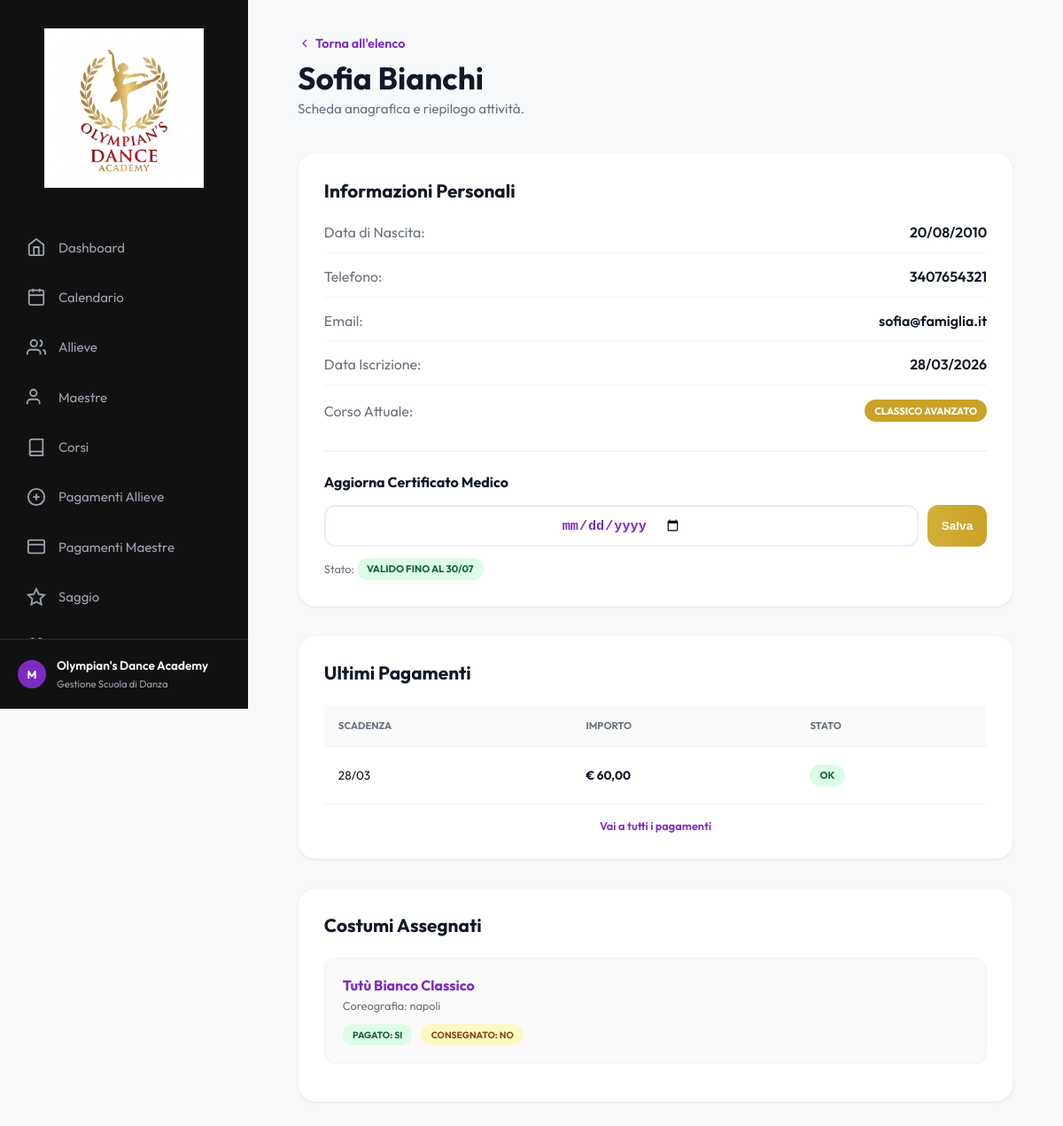
Screenshot of /allieva/2/ with the database file from the repository.
### academy/models.py (models this page shows, shortened)
class Allieva(models.Model):
    nome = models.CharField(max_length=100)
    cognome = models.CharField(max_length=100)
    data_nascita = models.DateField(blank=True, null=True)
    telefono = models.CharField(max_length=20, blank=True, null=True)
    email = models.EmailField(blank=True, null=True)
    data_iscrizione = models.DateField(blank=True, null=True)
    id_corso = models.ForeignKey(Corso, on_delete=models.PROTECT, related_name='allieve', db_column='id_corso')
    certificato_medico = models.DateField(blank=True, null=True, help_text="Data di scadenza del certificato medico")
    class Meta:
        db_table = 'Allieve'
        ordering = ['cognome', 'nome']
        verbose_name_plural = "Allieve"
    @property
    def nome_corso(self):
        return self.id_corso.nome if self.id_corso else ""

class Corso(models.Model):
    LIVELLI = [
        ('Base', 'Base'),
        ('Intermedio', 'Intermedio'),
        ('Avanzato', 'Avanzato'),
        ('Tutti', 'Tutti'),
    ]
    nome = models.CharField(max_length=150)
    livello = models.CharField(max_length=50, choices=LIVELLI, blank=True, null=True)
    fascia_eta = models.CharField(max_length=100, blank=True, null=True)
    id_maestra = models.ForeignKey(Maestra, on_delete=models.PROTECT, related_name='corsi', db_column='id_maestra')
    class Meta:
        db_table = 'Corsi'
        ordering = ['nome']

class PagamentoAllieva(models.Model):
    STATI = [
        ('Da pagare', 'Da pagare'),
        ('Pagato', 'Pagato'),
        ('In ritardo', 'In ritardo'),
    ]
    id_allieva = models.ForeignKey(Allieva, on_delete=models.CASCADE, related_name='pagamenti', db_column='id_allieva')
    importo = models.DecimalField(max_digits=8, decimal_places=2)
    data_scadenza = models.DateField()
    data_pagamento = models.DateField(blank=True, null=True)
    stato = models.CharField(max_length=50, choices=STATI, default='Da pagare')
    descrizione = models.CharField(max_length=200, blank=True, null=True)
    class Meta:
        db_table = 'Pagamenti_Allieve'
        ordering = ['-data_scadenza']

class AssegnazioneCostume(models.Model):
    id_allieva = models.ForeignKey(Allieva, on_delete=models.CASCADE, related_name='costumi_assegnati', db_column='id_allieva')
    id_costume = models.ForeignKey(Costume, on_delete=models.CASCADE, related_name='assegnazioni', db_column='id_costume')
    id_coreografia = models.ForeignKey(Coreografia, on_delete=models.CASCADE, related_name='assegnazioni_costumi', db_column='id_coreografia')
    pagato = models.BooleanField(default=False)
    consegnato = models.BooleanField(default=False)
    class Meta:
        db_table = 'Assegnazione_Costumi'
        verbose_name_plural = "Assegnazioni Costumi"
    @property
    def nome_costume(self):
        return self.id_costume.nome if self.id_costume else ""
    @property
    def nome_coreografia(self):
        return self.id_coreografia.nome if self.id_coreografia else ""

class Costume(models.Model):
    STATI_ORDINE = [
        ('In magazzino', 'In magazzino'),
        ('Ordinato', 'Ordinato'),
        ('Consegnato', 'Consegnato'),
        ('In uso', 'In uso'),
    ]
    nome = models.CharField(max_length=200)
    descrizione = models.TextField(blank=True, null=True)
    taglia = models.CharField(max_length=10, blank=True, null=True)
    prezzo = models.DecimalField(max_digits=8, decimal_places=2, blank=True, null=True)
    fornitore = models.CharField(max_length=150, blank=True, null=True)
    stato_ordine = models.CharField(max_length=50, choices=STATI_ORDINE, default='In magazzino')
    class Meta:
        db_table = 'Costumi'
        ordering = ['nome']

class Coreografia(models.Model):
    nome = models.CharField(max_length=200)
    id_saggio = models.ForeignKey(Saggio, on_delete=models.CASCADE, related_name='coreografie', db_column='id_saggio')
    id_corso = models.ForeignKey(Corso, on_delete=models.PROTECT, related_name='coreografie', db_column='id_corso')
    id_maestra = models.ForeignKey(Maestra, on_delete=models.PROTECT, related_name='coreografie', db_column='id_maestra')
    atto = models.IntegerField(default=1)
    ordine_uscita = models.IntegerField(blank=True, null=True)
    musica = models.CharField(max_length=200, blank=True, null=True)
    durata = models.IntegerField(blank=True, null=True, help_text="Durata in secondi")
    class Meta:
        db_table = 'Coreografie'
        ordering = ['id_saggio', 'atto', 'ordine_uscita']
        verbose_name_plural = "Coreografie"

### academy/views.py (the view)
# urls.py: path("allieva/<int:id_allieva>/", views.allieva_dettaglio, name="allieva_dettaglio"),
def allieva_dettaglio(request, id_allieva):
    allieva = get_object_or_404(
        Allieva.objects.select_related("id_corso"), pk=id_allieva
    )
    dati = {
        "info": allieva,
        "pagamenti": allieva.pagamenti.all(),
        "costumi": AssegnazioneCostume.objects.select_related(
            "id_costume", "id_coreografia"
        ).filter(id_allieva=allieva),
    }
    return render(request, "allieva_dettaglio.html", {"dati": dati})

### academy/context_processors.py (called while the page is built)
def today(request):
    return {"date_today": date.today().isoformat()}

### academy/templatetags/academy_filters.py (called while the page is built)
@register.filter
def date_dmy(value):
    if not value:
        return ""
    text = str(value)
    if len(text) >= 10:
        return f"{text[8:10]}/{text[5:7]}/{text[0:4]}"
    return text

@register.filter
def date_dm(value):
    if not value:
        return ""
    text = str(value)
    if len(text) >= 10:
        return f"{text[8:10]}/{text[5:7]}"
    return text

@register.filter
def si_no(value):
    return "SI" if value else "NO"

### templates/allieva_dettaglio.html (shortened to what this page needs)
{% extends 'base.html' %}
{% load academy_filters %}
{% block content %}
<div class="animate-in">
    <header class="header-container">
        <div class="header-title">
            <a href="{% url 'allieve' %}" style="text-decoration: none; color: var(--secondary-color); font-weight: 600; display: flex; align-items: center; gap: 4px; margin-bottom: 0.5rem; font-size: 0.9rem;">
                <svg width="16" height="16" viewBox="0 0 24 24" fill="none" stroke="currentColor" stroke-width="2"><polyline points="15 18 9 12 15 6"/></svg>
                Torna all'elenco
            </a>
            <h1>{{ dati.info.nome }} {{ dati.info.cognome }}</h1>
            <p>Scheda anagrafica e riepilogo attività.</p>
        </div>
    </header>
    <div class="dashboard-grid">
        <div class="content-box">
            <div class="box-header">
                <h2>Informazioni Personali</h2>
            </div>
            <div style="display: flex; flex-direction: column; gap: 1rem;">
                <div style="display: flex; justify-content: space-between; padding-bottom: 0.8rem; border-bottom: 1px solid var(--border-color);">
                    <span style="color: var(--text-muted);">Data di Nascita:</span>
                    <span style="font-weight: 600;">{{ dati.info.data_nascita|date_dmy }}</span>
                </div>
                <div style="display: flex; justify-content: space-between; padding-bottom: 0.8rem; border-bottom: 1px solid var(--border-color);">
                    <span style="color: var(--text-muted);">Telefono:</span>
                    <span style="font-weight: 600;">{{ dati.info.telefono }}</span>
                </div>
                <div style="display: flex; justify-content: space-between; padding-bottom: 0.8rem; border-bottom: 1px solid var(--border-color);">
                    <span style="color: var(--text-muted);">Email:</span>
                    <span style="font-weight: 600;">{{ dati.info.email }}</span>
                </div>
                <div style="display: flex; justify-content: space-between; padding-bottom: 0.8rem; border-bottom: 1px solid var(--border-color);">
                    <span style="color: var(--text-muted);">Data Iscrizione:</span>
                    <span style="font-weight: 600;">{{ dati.info.data_iscrizione|date_dmy }}</span>
                </div>
                <div style="display: flex; justify-content: space-between; align-items: center;">
                    <span style="color: var(--text-muted);">Corso Attuale:</span>
                    <span class="badge" style="background: var(--primary-color); color: white;">{{ dati.info.nome_corso }}</span>
                </div>
            </div>
            <div style="margin-top: 2rem; padding-top: 1.5rem; border-top: 2px solid var(--border-color);">
                <h3 style="font-size: 1rem; margin-bottom: 1rem;">Aggiorna Certificato Medico</h3>
                <form action="{% url 'aggiorna_certificato' dati.info.id %}" method="POST" style="display: flex; gap: 10px;">
                    <input type="date" name="data_scadenza" value="{{ dati.info.certificato_medico }}" class="btn btn-outline-purple" style="flex: 1; text-align: left; padding: 0.7rem;">
                    <button type="submit" class="btn btn-gold btn-sm">Salva</button>
                </form>
                <p style="font-size: 0.8rem; color: var(--text-muted); margin-top: 0.8rem;">
                    Stato:
                    {% if dati.info.certificato_medico %}
                        {% if dati.info.certificato_medico < date_today %}
                            <span class="badge badge-overdue">Scaduto il {{ dati.info.certificato_medico|date_dm }}</span>
                        {% else %}
                            <span class="badge badge-paid">Valido fino al {{ dati.info.certificato_medico|date_dm }}</span>
                        {% endif %}
                    {% else %}
                        <span class="badge badge-overdue">Non inserito</span>
                    {% endif %}
                </p>
            </div>
        </div>
        <div style="display: flex; flex-direction: column; gap: 2rem;">
            <div class="content-box">
                <div class="box-header">
                    <h2>Ultimi Pagamenti</h2>
                </div>
                <div class="table-container">
                    <table class="data-table">
                        <thead>
                            <tr>
                                <th>Scadenza</th>
                                <th>Importo</th>
                                <th>Stato</th>
                            </tr>
                        </thead>
                        <tbody>
                            {% for p in dati.pagamenti %}
                            <tr>
                                <td>{{ p.data_scadenza|date_dm }}</td>
                                <td style="font-weight: 700;">€ {{ p.importo|floatformat:2 }}</td>
                                <td>
                                    {% if p.stato == 'Pagato' %}
                                        <span class="badge badge-paid">OK</span>
                                    {% else %}
                                        <span class="badge badge-overdue">NO</span>
                                    {% endif %}
                                </td>
                            </tr>
                            {% endfor %}
                        </tbody>
                    </table>
                </div>
                <a href="{% url 'pagamenti_allieve' %}" class="view-all-link" style="margin-top: 1rem; justify-content: center;">Vai a tutti i pagamenti</a>
            </div>
            <div class="content-box">
                <div class="box-header">
                    <h2>Costumi Assegnati</h2>
                </div>
                {% if dati.costumi %}
                    {% for c in dati.costumi %}
                    <div style="background: #fafafa; padding: 1.25rem; border-radius: var(--radius-md); margin-bottom: 0.8rem; border: 1px solid var(--border-color);">
                        <div style="font-weight: 700; color: var(--secondary-color); margin-bottom: 0.3rem;">{{ c.nome_costume }}</div>
                        <div style="font-size: 0.8rem; color: var(--text-muted); margin-bottom: 0.8rem;">Coreografia: {{ c.nome_coreografia }}</div>
                        <div style="display: flex; gap: 10px;">
                            <span class="badge {% if c.pagato %}badge-paid{% else %}badge-overdue{% endif %}" style="font-size: 0.65rem;">Pagato: {{ c.pagato|si_no }}</span>
                            <span class="badge {% if c.consegnato %}badge-paid{% else %}badge-pending{% endif %}" style="font-size: 0.65rem;">Consegnato: {{ c.consegnato|si_no }}</span>
                        </div>
                    </div>
                    {% endfor %}
                {% else %}
                    <p style="font-size: 0.9rem; color: var(--text-muted); text-align: center; padding: 1rem;">Nessun costume assegnato.</p>
                {% endif %}
            </div>
        </div>
    </div>
</div>
{% endblock %}

### static/css/style.css (style rules this page uses)
:root { --primary-color: #C9A227; --primary-hover: #B08D1E; --secondary-color: #7B2CBF; --secondary-hover: #62229B; --accent-red: #FF3131; --sidebar-bg: #111111; --sidebar-text: #9ca3af; --sidebar-text-active: #ffffff; --bg-color: #F8F9FA; --text-main: #111827; --text-muted: #6B7280; --card-bg: #ffffff; --border-color: #F1F5F9; --sidebar-width: 280px; --radius-lg: 20px; --radius-md: 12px; --shadow: 0 1px 3px 0 rgba(0, 0, 0, 0.05), 0 1px 2px 0 rgba(0, 0, 0, 0.03); --transition: all 0.3s cubic-bezier(0.4, 0, 0.2, 1); }
* { margin: 0; padding: 0; box-sizing: border-box; }
body { font-family: 'Outfit', sans-serif; background-color: var(--bg-color); color: var(--text-main); display: flex; min-height: 100vh; }
.header-container { display: flex; justify-content: space-between; align-items: flex-start; margin-bottom: 2.5rem; }
.header-title h1 { font-size: 2.2rem; font-weight: 700; margin-bottom: 0.2rem; }
.header-title p { color: var(--text-muted); font-size: 0.95rem; }
.dashboard-grid { display: grid; grid-template-columns: 1.8fr 1fr; gap: 2rem; }
.content-box { background: white; border-radius: var(--radius-lg); padding: 1.8rem; box-shadow: var(--shadow); border: 1px solid var(--border-color); }
.box-header { display: flex; justify-content: space-between; align-items: center; margin-bottom: 1.5rem; }
.box-header h2 { font-size: 1.3rem; font-weight: 700; }
.view-all-link { color: var(--secondary-color); text-decoration: none; font-weight: 600; font-size: 0.8rem; display: flex; align-items: center; gap: 5px; }
.data-table { width: 100%; border-collapse: collapse; }
.data-table th { text-align: left; padding: 1rem; font-size: 0.7rem; text-transform: uppercase; color: var(--text-muted); border-bottom: 1px solid var(--border-color); background: #fafafa; }
.data-table td { padding: 1.2rem 1rem; font-size: 0.85rem; border-bottom: 1px solid var(--border-color); }
.badge { padding: 0.35rem 0.7rem; border-radius: 20px; font-size: 0.7rem; font-weight: 700; text-transform: uppercase; display: inline-flex; align-items: center; gap: 5px; }
.badge-paid { background: #DCFCE7; color: #166534; }
.badge-pending { background: #FEF9C3; color: #854D0E; }
.btn, .action-btn { padding: 1rem 1.5rem; border-radius: var(--radius-md); font-weight: 700; display: inline-flex; align-items: center; justify-content: center; gap: 12px; text-decoration: none; font-size: 0.95rem; border: none; cursor: pointer; transition: var(--transition); }
.btn-gold, .action-btn.btn-gold { background: linear-gradient(90deg, #D4AF37 0%, #C9A227 100%); color: white; }
.btn-outline-purple, .action-btn.btn-outline-purple { background: white; border: 2px solid #F3E8FF; color: var(--secondary-color); }
.btn-sm { padding: 0.5rem 1rem; font-size: 0.85rem; }
.animate-in { animation: fadeIn 0.6s ease forwards; }
@media (max-width: 1200px) { .dashboard-grid { grid-template-columns: 1fr; } }

### rows the page displays
Allieva: info.nome "Sofia", info.cognome "Bianchi", info.data_nascita "20/08/2010", info.telefono "3407654321", info.email "sofia@famiglia.it", info.data_iscrizione "28/03/2026", info.nome_corso "CLASSICO AVANZATO", info.certificato_medico "30/07"
PagamentoAllieva: data_scadenza "28/03", importo "60,00", stato "OK"
AssegnazioneCostume: nome_costume "Tutù Bianco Classico", nome_coreografia "napoli", pagato|si_no "SI", consegnato|si_no "NO"
